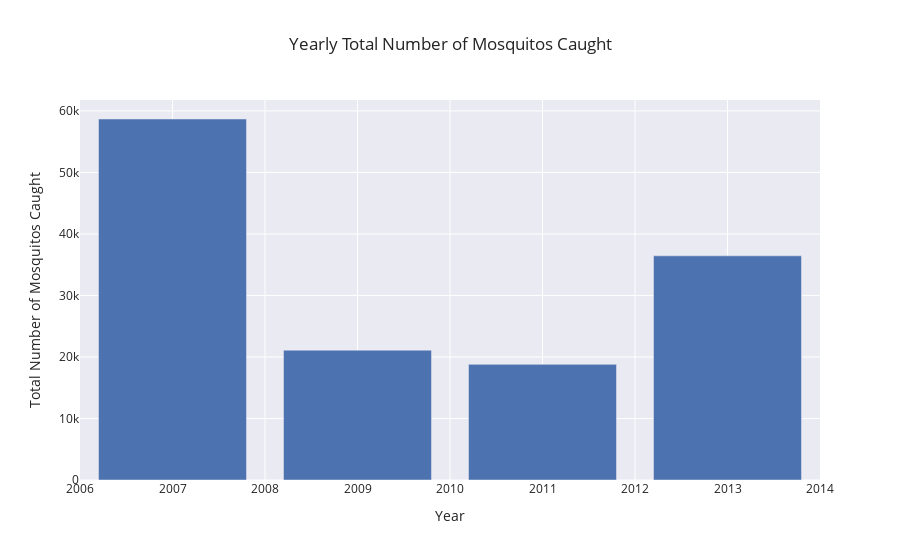

Notebook code cell kept with this figure:
### Code cell
px.bar(train_df.groupby('year')['num_mosquitos'].sum().reset_index(),
       x='year',
       y='num_mosquitos',
       labels={'year':'Year','num_mosquitos':'Total Number of Mosquitos Caught'},
       title='Yearly Total Number of Mosquitos Caught'
)

### Figure 1 — Plotly figure (JSON) as saved in the notebook; plotly's stock layout.template omitted (floating-point values rounded to 4 significant figures)
{"data": [{"alignmentgroup": "True", "hovertemplate": "Year=%{x}<br>Total Number of Mosquitos Caught=%{y}<extra></extra>", "legendgroup": "", "marker": {"color": "rgb(76,114,176)", "pattern": {"shape": ""}}, "name": "", "offsetgroup": "", "orientation": "v", "showlegend": false, "textposition": "auto", "type": "bar", "x": [2007, 2009, 2011, 2013], "xaxis": "x", "y": [58688, 21108, 18799, 36444], "yaxis": "y"}], "layout": {"barmode": "relative", "legend": {"tracegroupgap": 0}, "title": {"text": "Yearly Total Number of Mosquitos Caught"}, "xaxis": {"anchor": "y", "domain": [0, 1], "title": {"text": "Year"}}, "yaxis": {"anchor": "x", "domain": [0, 1], "title": {"text": "Total Number of Mosquitos Caught"}}}}
